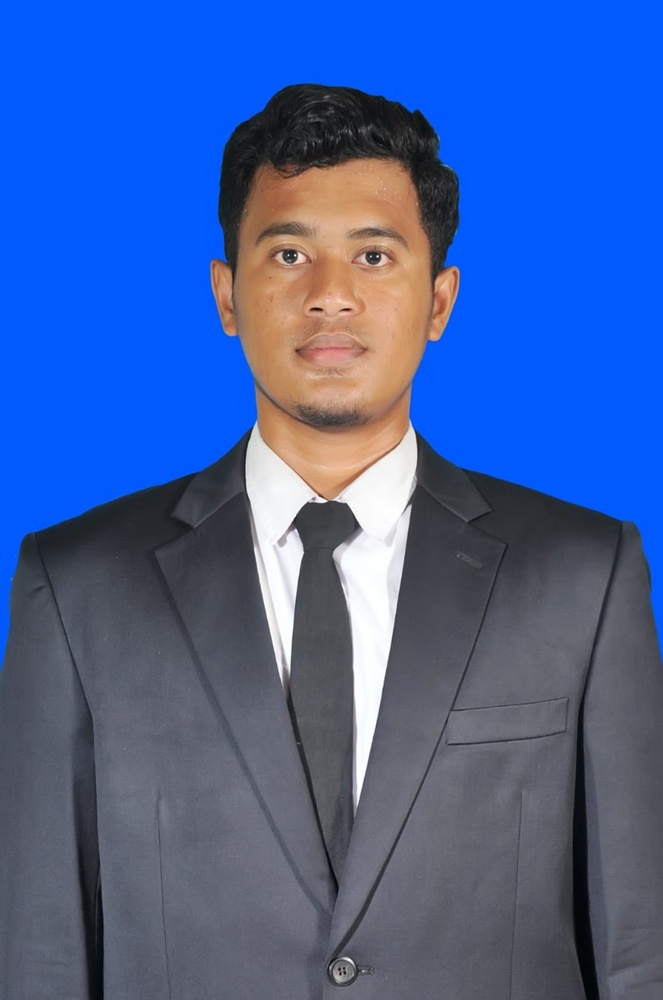
%> input picture gambar1.jpeg, 663 x 1000 px, shrunk from 849 x 1280 before the run
$ octave DeteksiTepi_AwaluddinZa_200209502092.m   (GNU Octave 9; MATLAB toolbox functions it lacks are replaced by stand-ins)
%> lines starting %> are read from the running program, lines starting %| are printed output that depends on the picture; in (x1, y1, x2, y2) boxes, pixels count from 0 and x2, y2 are one past the last pixel; in counts of white or black regions, pixels touching at a corner belong together; the program's own positions count from 1
a = imread ('Gambar1.jpeg');
%> a is the input picture: size 1000x663x3 uint8; mean R, G, B 64.9, 95.2, 159.8
b = rgb2gray (a);
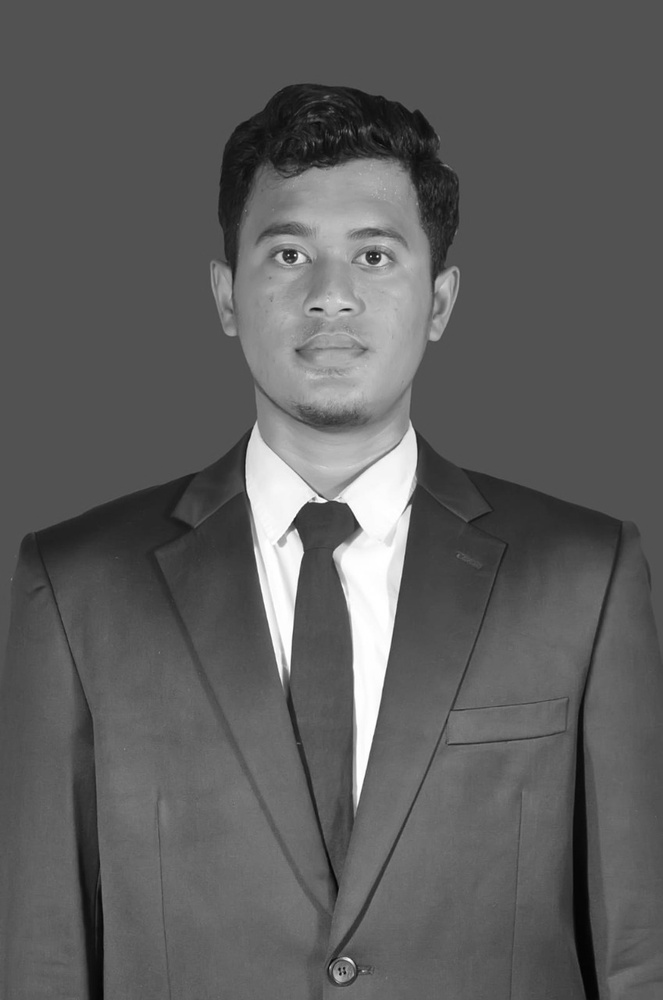
%> b: size 1000x663 uint8; min 0, max 255, mean 93.4
figure (1); imshow (b)

%Metode Robert
TRobert = edge (b, 'roberts');
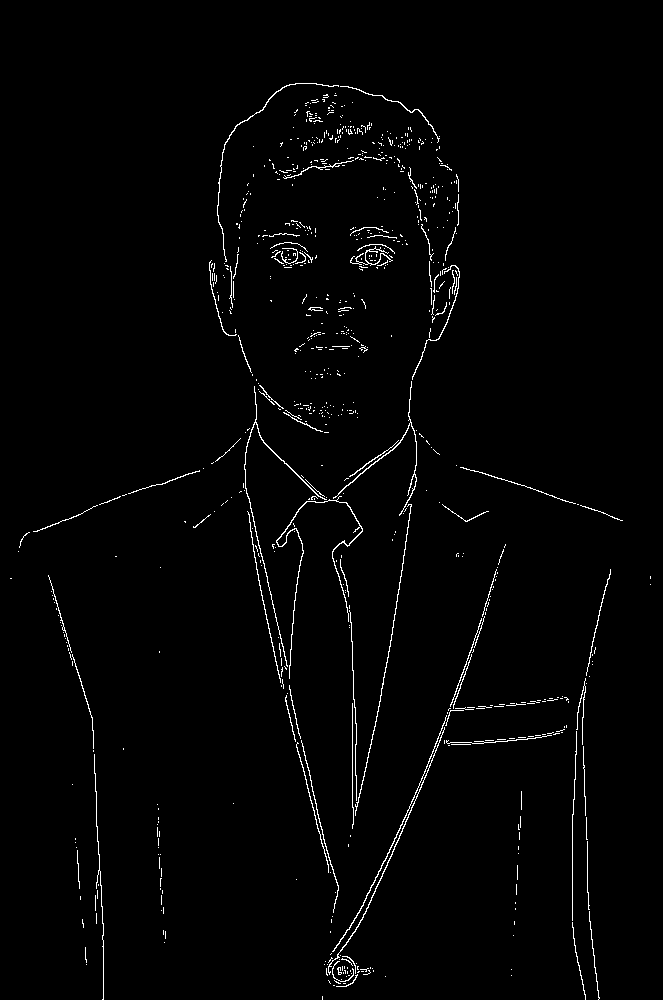
%> TRobert: size 1000x663 logical; 1.6% white in thin lines or dots, all inside (x1, y1, x2, y2) = (10, 83, 651, 1000)
figure(2); imshow (TRobert); title('Metode Robert');

%Metode Sobel
TSobel = edge (b, 'sobel');
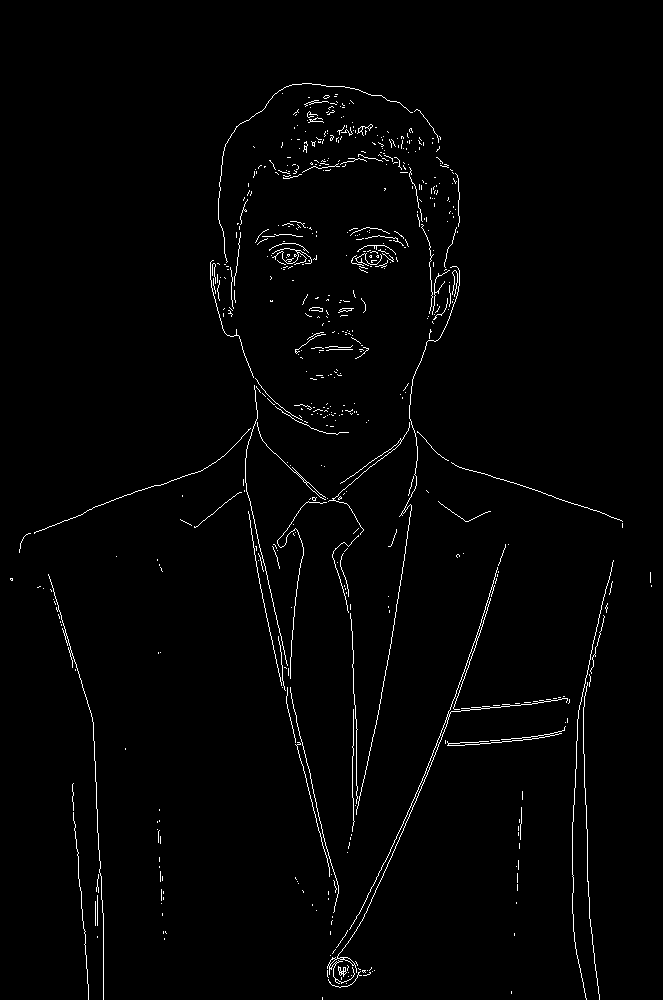
%> TSobel: size 1000x663 logical; 1.6% white in thin lines or dots, all inside (x1, y1, x2, y2) = (10, 83, 652, 1000)
figure(3); imshow (TSobel); title('Metode Sobel');

%Metode Prewitt
TPrewitt = edge(b, 'prewitt');
figure(4); imshow (TPrewitt); title('Metode Prewitt');

%Metode Log
TLog = edge (b, 'log');
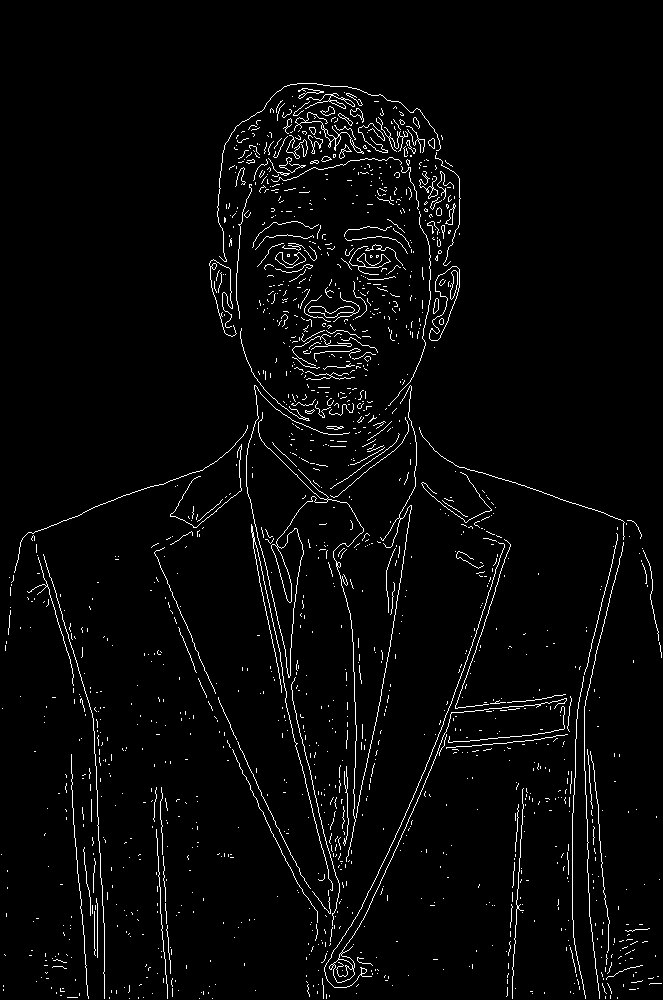
%> TLog: size 1000x663 logical; 3% white in thin lines or dots
figure(5); imshow (TLog); title('Metode Log');

%Metode Zero
TZero = edge (b, 'zerocross');
figure(6); imshow (TZero); title('Metode Zero');

%Metode Canny
Tcanny = edge (b, 'canny');
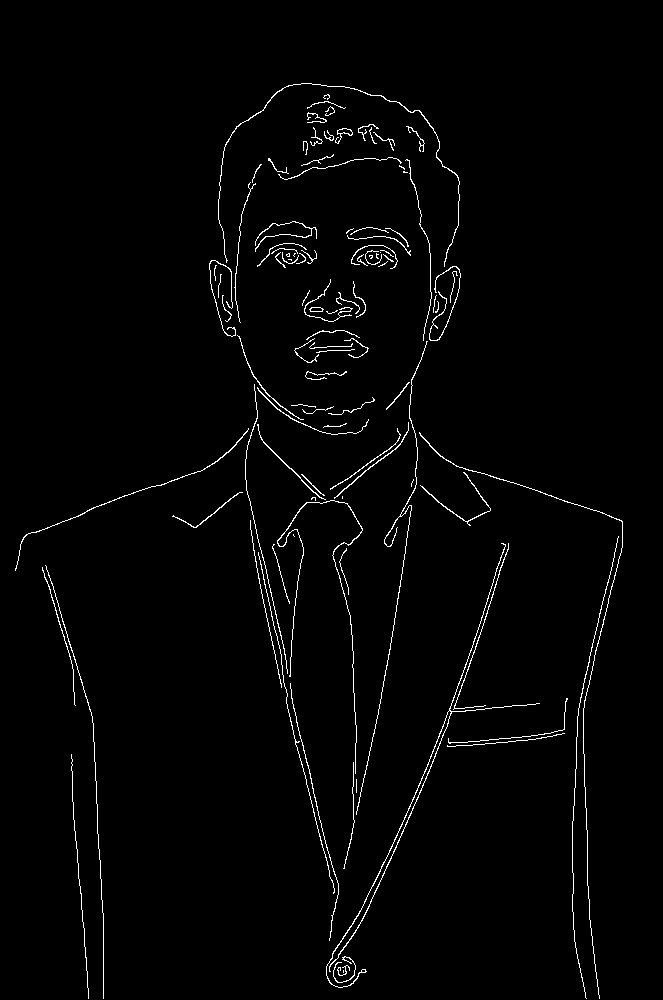
%> Tcanny: size 1000x663 logical; 1.8% white in thin lines or dots, all inside (x1, y1, x2, y2) = (15, 83, 623, 999)
figure(7); imshow (Tcanny); title('Metode Canny');
